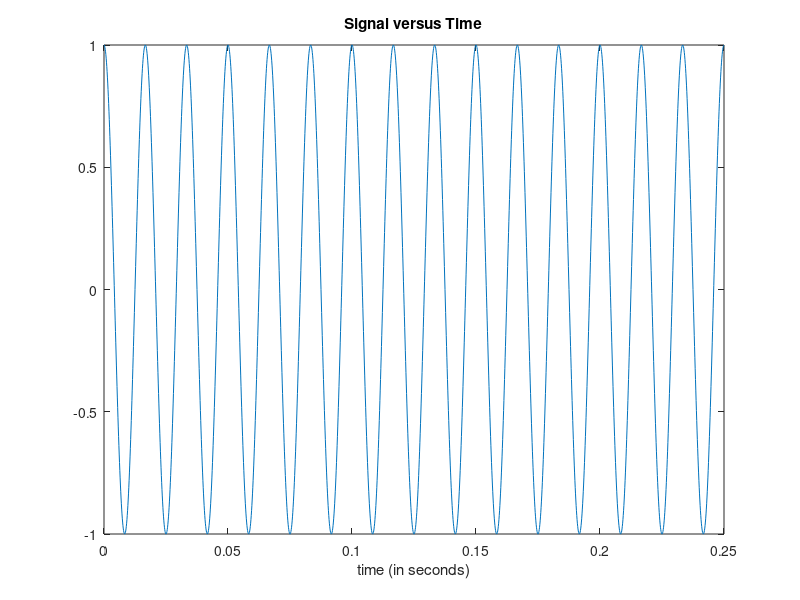

Recreate this plot in MATLAB.
%%Time specifications:
   Fs = 8000;                   % samples per second
   dt = 1/Fs;                   % seconds per sample
   StopTime = 0.25;             % seconds
   t = (0:dt:StopTime-dt)';     % seconds
   %%Sine wave:
   Fc = 60;                     % hertz
   x = cos(2*pi*Fc*t);
   % Plot the signal versus time:
   figure;
   plot(t,x);
   xlabel('time (in seconds)');
   title('Signal versus Time');
   zoom xon;